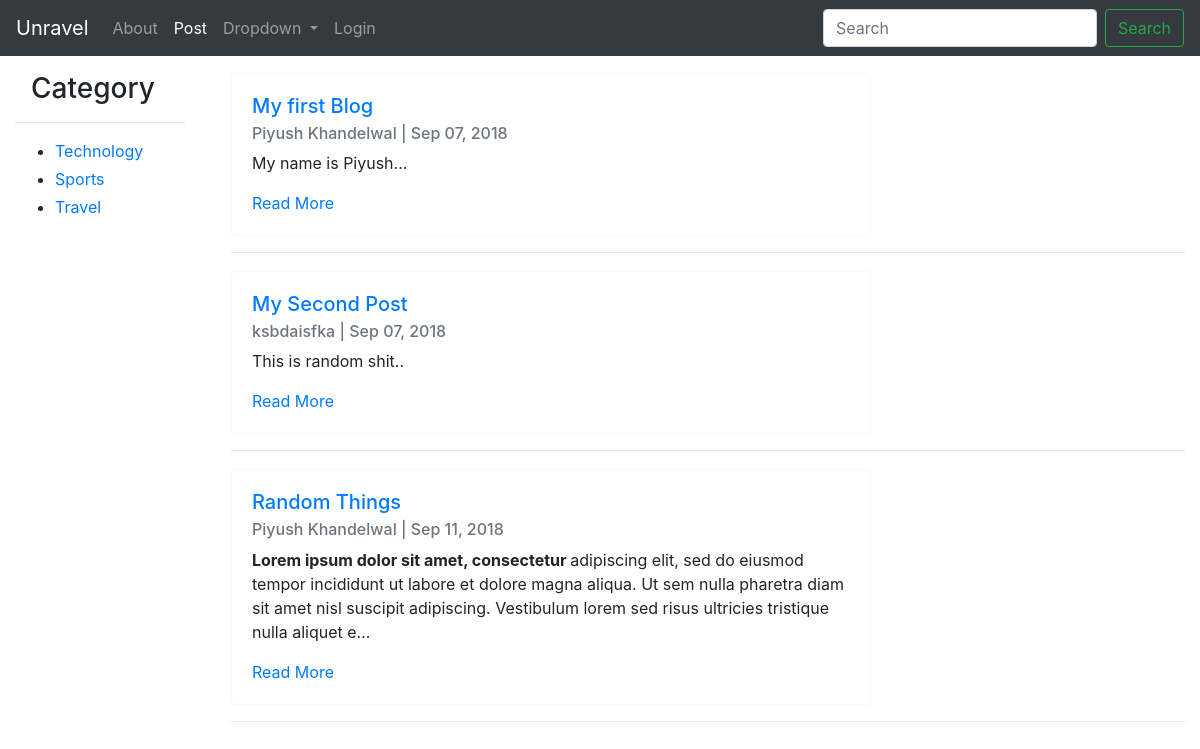
/posts/, run on the app's committed database.
### categories/models.py (models this page shows, shortened)
class Category(models.Model):
	title		= models.CharField(max_length= 40)
	slug		= models.SlugField(blank= True,unique= True)
	created		= models.DateTimeField(auto_now= True)
	def get_absolute_url(self):
		return reverse('category',kwargs={'slug':self.slug})

### post/models.py (models this page shows, shortened)
class Post(models.Model):
	title		=	models.CharField(max_length = 200)
	slug		=	models.SlugField(unique =True, blank = True)
	body		=	models.TextField()
	author		=	models.CharField(max_length = 40)
	featured	=	models.BooleanField(default =False)
	active		=	models.BooleanField(default=True)
	updated		=	models.DateTimeField(auto_now=True)
	published	=	models.DateTimeField(auto_now_add=True)
	category 	=	models.ForeignKey(Category,null=True,blank=True,on_delete=models.CASCADE)
	def get_absolute_url(self):
		return "/{slug}/".format(slug=self.slug)

### post/views.py (the view)
# urls.py: path('posts/', postListView.as_view(), name = 'post_list'),
class postListView(ListView):
	template_name = "post/post_list.html"
	def get_queryset(self, *args, **kwargs):
		request=self.request
		return Post.objects.all()

### categories/templatetags/category_list.py (called while the page is built)
@register.inclusion_tag('snippets/category_list.html')
def category_list():
	list = Category.objects.all()
	return{"list":list}

### post/templates/post/post_list.html (shortened to what this page needs)
{% extends 'base.html' %}
{% block content %}
	{% for obj in object_list %}
	<div class = col-lg-2></div>
	{% include "snippets/card.html" with instance=obj %}
	<div class = col-lg-2></div>
		{% endfor %}
{% endblock content %}

### templates/base.html (shortened to what this page needs)
<!DOCTYPE html>
<html lang='en'>
<head>
			{% include 'base/css.html'%}
			{% load category_list %}
</head>
<body>
	{% include 'base/navbar.html' %}
	<div class="container-fluid">
			<div class="row">
				<div class="col-lg-2 mr-3 position-relative"> {% category_list %}
				</div>
				<div class="col-lg">
					{% block content %}{% endblock %}
				</div>
			</div>
	</div>
</body>
</html>

### templates/base/css.html (shortened to what this page needs)
<link rel="stylesheet" href="https://stackpath.bootstrapcdn.com/bootstrap/4.1.3/css/bootstrap.min.css">

### templates/base/navbar.html (shortened to what this page needs)
{% url 'post:post_list' as post_url %}
{% url 'home' as home_url %}
{% url 'about' as about_url %}
{% url 'login' as login_url %}
{% url 'logout' as logout_url %}
<nav class="navbar navbar-expand-md navbar-dark bg-dark mb-3">
  <a class="navbar-brand" href="{{home_url}}">Unravel</a>
  <div class="collapse navbar-collapse" id="navbarSupportedContent">
    <ul class="navbar-nav mr-auto">
      <li class="nav-item {% if request.path == about_url %}active{% endif %}">
        <a class="nav-link" href={{about_url}}>About <span class="sr-only">(current)</span></a>
      </li>
      <li class="nav-item {% if request.path == post_url %}active{% endif %}">
        <a class="nav-link" href="{{ post_url }}">Post</a>
      </li>
      <li class="nav-item dropdown">
        <a class="nav-link dropdown-toggle" href="#" id="navbarDropdown" role="button" data-toggle="dropdown" aria-haspopup="true" aria-expanded="false">
          Dropdown
        </a>
      </li>
      <li class="nav-item">
        {% if request.user.is_authenticated %}
        <a class="nav-link {% if request.path == logout_url %}active{% endif %}" href="{{logout_url}}">Logout</a>
        {% else %}
        <a class="nav-link {% if request.path == login_url %}active{% endif %}" href="{{login_url}}">Login</a>
        {% endif %}
      </li>
    </ul>
    <form class="form-inline my-2 my-lg-0">
      <input class="form-control mr-sm-2" type="search" placeholder="Search" aria-label="Search">
      <button class="btn btn-outline-success my-2 my-sm-0" type="submit">Search</button>
    </form>
  </div>
</nav>

### categories/templates/snippets/category_list.html
<h3 class="ml-3">Category</h3>
<hr>
<ul>
{% for obj in list %}
	<li class="my-1"> <a href="{{ obj.get_absolute_url }}">{{obj.title}}</a></li>
{% endfor%}
</ul>

### post/templates/snippets/card.html
<div class="card  border-light mb-3 " style= "max-width: 40rem;">
  <div class="card-body">
    <h5 class="card-title"> <a href={{instance.get_absolute_url}}>{{instance.title}}</a> </h5>
    <h6 class="card-subtitle mb-2 text-muted">{{instance.author}} |
     {{instance.published|date:"M d, Y"}}</h6>
    <p class="card-text">{% autoescape off %}
						    {{instance.body|truncatechars_html:250}}
						 {% endautoescape %}
	</p>
    <a href={{instance.get_absolute_url}} class="card-link">Read More</a>
  </div>
</div>
<hr>

### data on the page
Category: title "Technology"
Category: title "Sports"
Category: title "Travel"
Post: title "My first Blog", author "Piyush Khandelwal", published "Sep 07, 2018", body "My name is Piyush..."
Post: title "My Second Post", author "ksbdaisfka", published "Sep 07, 2018", body "This is random shit.."
Post: title "Random Things", author "Piyush Khandelwal", published "Sep 11, 2018", body "Lorem ipsum dolor sit amet, consectetur adipiscing elit, sed do eiusmod tempor incididunt ut labore et dolore magna aliqua. Ut sem nulla pharetra diam sit amet nisl suscipit adipiscing. Vestibulum lorem sed risus ultricies tristique nulla aliquet e…"
